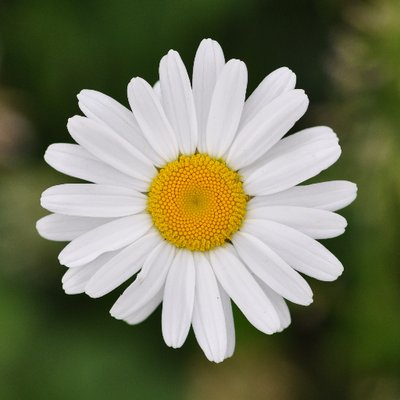
#> input picture lessons/python_tutorial/flower.jpg, 400 x 400 px
$ python script_opencv.py
#> lines starting #> are read from the running program, lines starting #| are printed output that depends on the picture; after the words box and inside, x2 and y2 are one past the last pixel; in counts of white or black regions, pixels touching at a corner belong together
import cv2
import numpy as np
import numpy.ma as ma
import matplotlib.pyplot as plt

img_color = cv2.imread('flower.jpg', cv2.IMREAD_COLOR)
#> img_color is the input picture: shape (400, 400, 3); mean B, G, R 92.3, 119.3, 116.2
img_grayscale = cv2.imread('flower.jpg', cv2.IMREAD_GRAYSCALE)
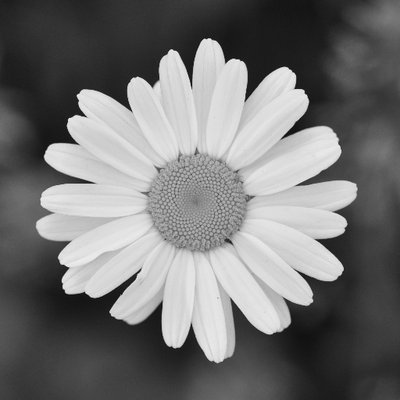
#> img_grayscale: shape (400, 400); min 4, max 251, mean 115.3

print(type(img_grayscale))
#| <class 'numpy.ndarray'>
print(img_grayscale.shape)
#| (400, 400)

THRESH = 127
img_binary_data = cv2.threshold(img_grayscale, THRESH, 255, cv2.THRESH_BINARY)
img_binary = img_binary_data[1]
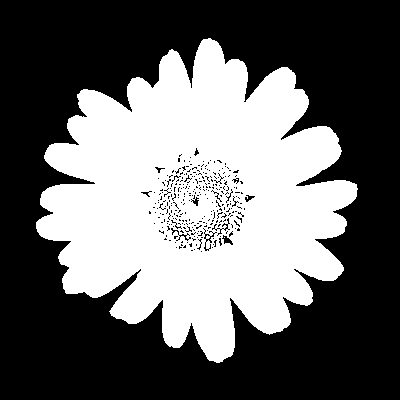
#> img_binary: shape (400, 400); 40% white; 2 white regions (1 under 20 px), largest, box (x1, y1, x2, y2) and area: (36, 38, 358, 363) 64060

print(type(img_binary))
#| <class 'numpy.ndarray'>

# [22 lines of commented-out code are left out]


mask = np.array([[1, 0, 1, 1],
                 [1, 1, 1, 1],
                 [1, 1, 0, 1],
                 [1, 1, 1, 1]])

arr = np.array([[1, 2, 3, 4],
                [5, 6, 7, 8],
                [9, 10, 11, 12],
                [13, 14, 15, 16]])
print("Initial Array: ")
print(arr)

backgrounIndexes = np.where(img_binary == 0)
#> backgrounIndexes = 95939 positions, rows 0 to 399, columns 0 to 399
imgBlue = img_color[:, :, 0]
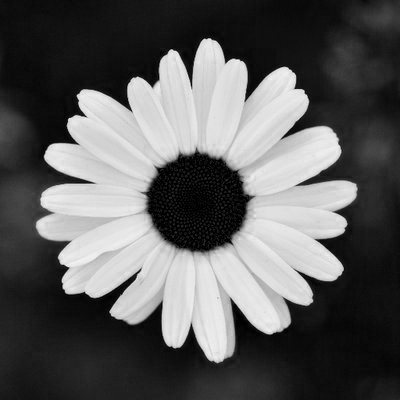
#> imgBlue: shape (400, 400); min 0, max 251, mean 92.3
imgGreen = img_color[:, :, 1]
imgRed = img_color[:, :, 2]

imgBlue[backgrounIndexes] = 0
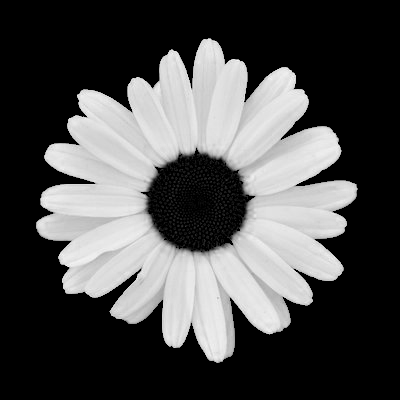
#> imgBlue: shape (400, 400); min 0, max 251, mean 77.5
imgGreen[backgrounIndexes] = 0
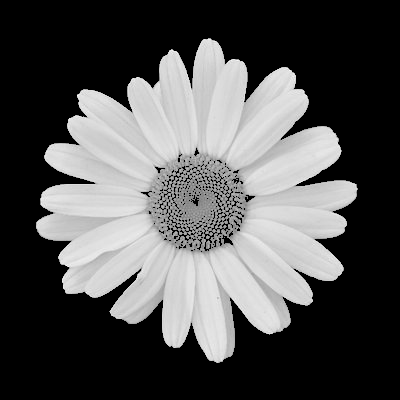
#> imgGreen: shape (400, 400); min 0, max 252, mean 81.8
imgRed[backgrounIndexes] = 0
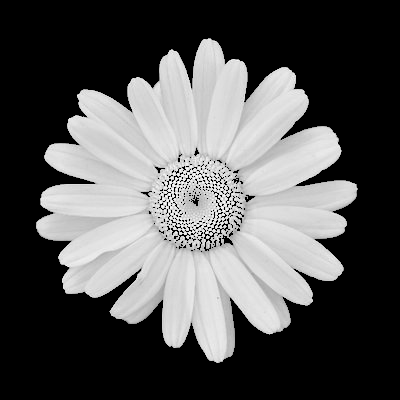
#> imgRed: shape (400, 400); min 0, max 255, mean 85

img_color_masked = img_color.copy()
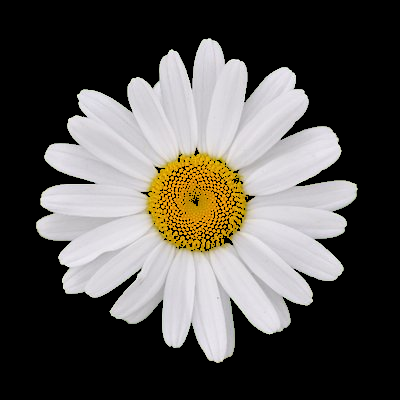
#> img_color_masked: shape (400, 400, 3); mean B, G, R 77.5, 81.8, 85
img_color_masked[:, :, 0] = imgBlue
img_color_masked[:, :, 1] = imgGreen
img_color_masked[:, :, 2] = imgRed

cv2.imshow("img_color_masked", img_color_masked)
cv2.waitKey(0)

# [11 lines of commented-out code are left out]

$ run again, with lessons/python_tutorial/eye.png saved as lessons/python_tutorial/flower.jpg
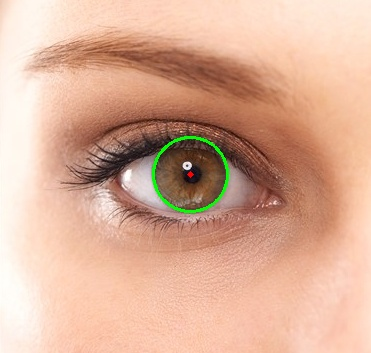
#> input picture lessons/python_tutorial/eye.png, 371 x 353 px
#> img_color is the input picture: shape (353, 371, 3); mean B, G, R 151.3, 174.7, 218.4
#| <class 'numpy.ndarray'>
#| (353, 371)
#> `img_binary = img_binary_data[1]`:
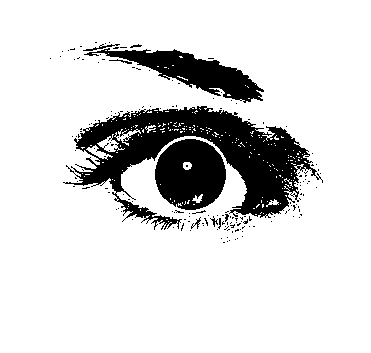
#> img_binary: shape (353, 371); 85% white; 169 black regions (159 under 20 px), largest, box (x1, y1, x2, y2) and area: (63, 106, 323, 230) 11704, (155, 139, 226, 210) 3804, (84, 48, 264, 103) 3443
#| <class 'numpy.ndarray'>
#> backgrounIndexes = 19584 positions, rows 42 to 242, columns 50 to 322
#> `img_color_masked = img_color.copy()`:
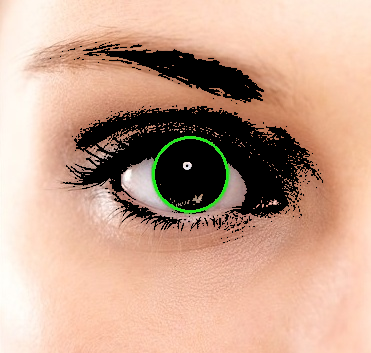
#> img_color_masked: shape (353, 371, 3); mean B, G, R 142.1, 162.6, 199.3
